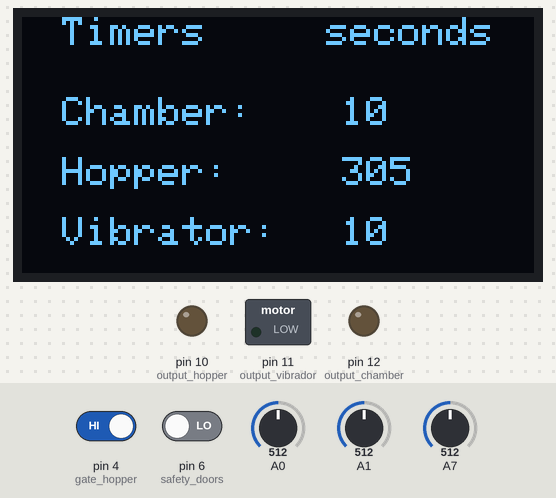
This sketch was run on a simulated Arduino Nano, built with avr-gcc and run on an emulated ATmega328P. Parts: 128×64 one-colour display, switched loads named in the sketch (green lamp = pin HIGH), output pins drawn as LEDs (lit = HIGH). The test bench sets the inputs (shaded band); at power-on: pin 4 (gate_hopper) HIGH, A0 = 512, A1 = 512, A7 = 512, pin 6 (safety_doors) LOW.

Above: at 1.2 s.
1.3 s: pin 4 (gate_hopper) driven LOW
At 1.7 s:
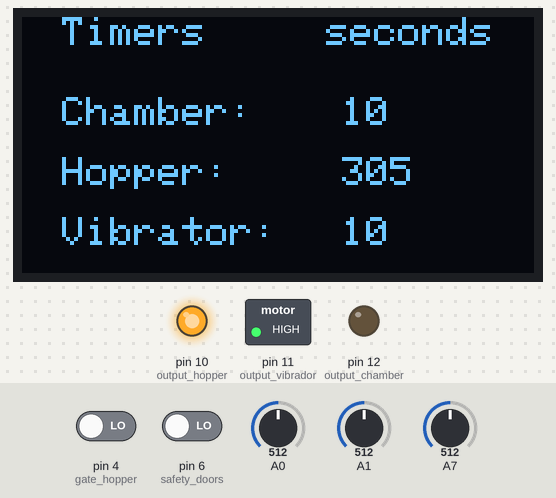
2.8 s: A0 set to 716
4.3 s: A1 set to 716
At 5.5 s:
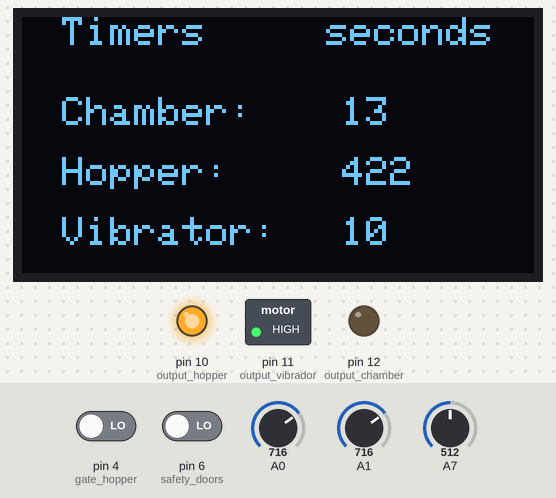
5.8 s: A7 set to 716
7.3 s: A0 set to 900
At 8.5 s:
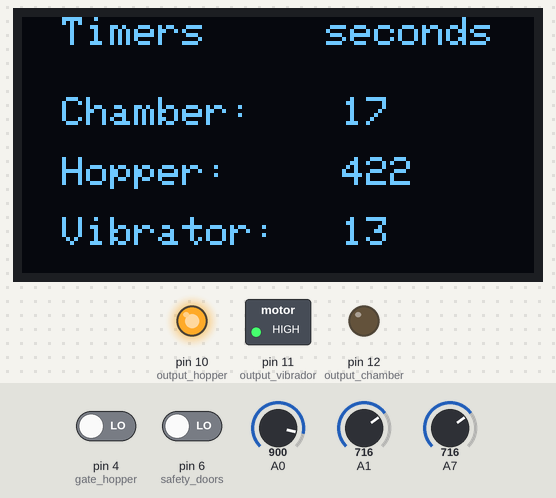
8.8 s: A1 set to 900
At 9.5 s:
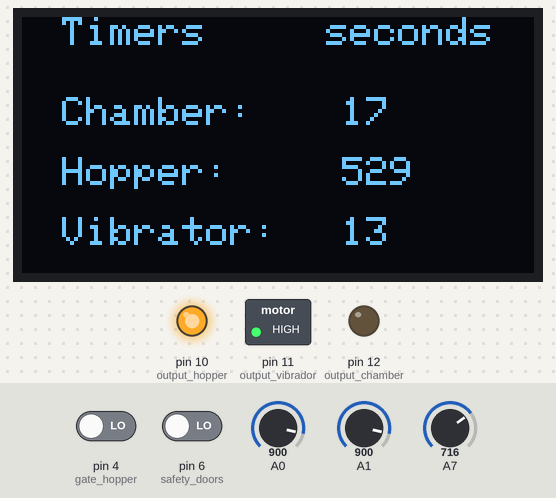
Timing chart, 0 to 11.3 s (numbered marks = the images above; inputs shaded):
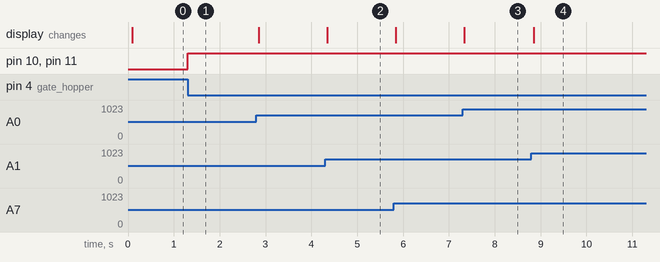

The sketch:

graphite_multihilo4_v3.ino
```cpp
/***********************************************************************************************************************************************
*             Usando mi inspiracion
*             10/19/2020 Michigan domingo por la noche
*             10/22/2020 agregando screen para ver las entradas analogicas de los pots.
*             11/11/20 Agregando funcion de desactivacion cuando puertas a jaula de robot son abiertas.
*************************************************************************************************************************************************/

//            Librerias para screen


#include <SPI.h>
#include <Wire.h>
#include <Adafruit_GFX.h>
#include <Adafruit_SSD1306.h>

#define SCREEN_WIDTH 128 // OLED display width, in pixels
#define SCREEN_HEIGHT 64 // OLED display height, in pixels

// Declaration for an SSD1306 display connected to I2C (SDA, SCL pins)
#define OLED_RESET     -1 //4 Reset pin # (or -1 if sharing Arduino reset pin)
Adafruit_SSD1306 display(SCREEN_WIDTH, SCREEN_HEIGHT, &Wire, OLED_RESET);


//Variables
boolean sensor_hopper;
boolean sensor_chamber;
boolean someDoorOpen=0;// Detector de Puertas en jaula robot
long lectura_pot_ch=0; //Para valores analogos chamber A0
long lectura_pot_h=0; //Para valores analogos hopper  A1
long lectura_pot_v=0; //Para valores analogos vibrador A7


//Configuracion de pines del arduino nano
 const int gate_hopper=4;
 const int level_chamber=5;
 const int safety_doors=6;
 const int output_hopper=10;
 const int output_chamber=12;
 const int output_vibrador=11;

//****** Temporizado de las tareas *********
// chamber
unsigned long tiempo_inicial=0;
unsigned long tiempo_transcurrido=0;
int chamber_bussy=0;
unsigned long timer_chamber=0;//Se actualizara con el valor del pot

 // hopper
unsigned long tiempo_inicial_h=0;
unsigned long tiempo_transcurrido_h=0;
int hopper_bussy=0;
unsigned long timer_hopper=30000; //Se actualizara con el valor del pot


// vibrador
unsigned long tiempo_inicial_v=0;
unsigned long tiempo_transcurrido_v=0;
int vibrator_bussy=0;
long timerv_on=1000; //Tiempo en estado on,modificable atraves de analogica 7
const long timerv_off=2000;//tiempo en estado off


//==============Declarando prototipo de funciones ======================
void ReadPot();
void Hopper_on();
void Hopper_off();
void Chamber_on();
void Chamber_off();
void Vibrator_on();
void Vibrator_off();
void pantalla();
void manejador_de_tareas();

//===================================================================================================================================
void setup(){
//Serial.begin(9600);
/*================================================================*/

pinMode(safety_doors,INPUT);//puertas de entrada a jaula robot
pinMode(gate_hopper,INPUT);
pinMode(output_hopper,OUTPUT);
digitalWrite(output_hopper,LOW);

pinMode(level_chamber,INPUT);
pinMode(output_chamber,OUTPUT);
digitalWrite(output_chamber,LOW);

pinMode(output_vibrador,OUTPUT);
digitalWrite(output_vibrador,LOW);
//=====================================S C R E E N  128 X 64  ========================================================
 // SSD1306_SWITCHCAPVCC = generate display voltage from 3.3V internally
display.begin(SSD1306_SWITCHCAPVCC, 0x3C);//I changed to 0x3C... Address 0x3D for 128x64
// Clear the buffer
display.clearDisplay();
//Usando Texto
display.setTextSize(1.8);
display.setTextColor(WHITE);

display.setCursor(0,0);
display.clearDisplay();
display.setCursor(10,0);//(columna,renglon)
display.println("Timers     seconds");
display.display();

display.setTextSize(1.6);
display.setCursor(10,20);
display.println("Chamber:");

display.setCursor(10,35);
display.println("Hopper:");

display.setCursor(10,50);
display.println("Vibrator:");

}

//=====================================================================================================================================

void loop(){

 manejador_de_tareas();

}

//=====================================================================================================================================

/* ========                                              F U N S I O N E S Y P R O C E S O S                   ===================== */


void Hopper_on(){
/* Is being used an opto isolator EL718 so when the sensor is high=input on opto
, the output at transistor is lower= sensor_hopper*/
sensor_hopper=digitalRead(gate_hopper);
    if (!sensor_hopper){

            digitalWrite(output_hopper,HIGH);

            hopper_bussy=1;//Establecer indicador de ocupado
            tiempo_inicial_h=millis();//Anotar tiempo de inicio
            Vibrador_on();


   }


}


void Hopper_off(){


  digitalWrite(output_hopper,LOW);
   hopper_bussy=0;

}

//=====================================================================================================================================

void Chamber_on(){

      someDoorOpen=digitalRead(safety_doors);
      if (someDoorOpen) {// Si las puertas estan cerradas =1
        sensor_chamber=digitalRead(level_chamber);

          /* The sensor on mix head is off when it detect lower level on graphite */
        /* it is being used opto isolator E817 so when sensor is off ,the output at transistor is on */

                     if (sensor_chamber){

                             digitalWrite(output_chamber,HIGH);

                             chamber_bussy=1;
                             tiempo_inicial=millis();

                    }
      }


}


void Chamber_off(){

  //Despues del temporizado
  digitalWrite(output_chamber,LOW);

  chamber_bussy=0;


  }

//=====================================================================================================================================

  void Vibrador_on(){
     digitalWrite(output_vibrador,HIGH);

    vibrator_bussy=1;
    tiempo_inicial_v=millis();


    }


  void Vibrador_off(){

   digitalWrite(output_vibrador,LOW);

  vibrator_bussy=0;
  tiempo_inicial_v=millis();
    }
/********************************************************************************************************************/

void manejador_de_tareas(){

  //Iniciar tareas
  ReadPot();
  Chamber_on();
  Hopper_on();
  pantalla();
  //================ CONTROL DE TIEMPOS  =========*  =========

  /*   PARA CHAMBER */
  switch (chamber_bussy){

    case 0:

    break;

    case 1://La camara se esta llenando


    tiempo_transcurrido= millis()-tiempo_inicial;

    if(tiempo_transcurrido>=timer_chamber){

        Chamber_off();

      }

    break;

    }
 //===========================================================

 /*   PARA HOPPER */
  switch (hopper_bussy){

    case 0:
    //No esta en funcion
    break;

    case 1://La Tolva se esta llenando

    tiempo_transcurrido_h= millis()-tiempo_inicial_h;
    if(tiempo_transcurrido_h>=timer_hopper){

        Hopper_off();

      }else{
        //Checar si se apago el vibrador para encenderlo nuevamente
         tiempo_transcurrido_v=millis()-tiempo_inicial_v;
        if(vibrator_bussy==0 && tiempo_transcurrido_v>=timerv_off){Vibrador_on();}

        }

    break;

    }
  //===========================================================

  /*   PARA VIBRADOR */
  switch (vibrator_bussy){

    case 0:

    break;

    case 1://vibrador funcionando

    tiempo_transcurrido_v= millis()-tiempo_inicial_v;

    if(tiempo_transcurrido_v>=timerv_on){

        Vibrador_off();

      }

    break;

    }


  }


//=====================================================================================================================================


void pantalla(){


 //display.clearDisplay(); //borra los titulos
  display.setTextSize(1.6);
  display.setCursor(80,20);
  //Para evitar el amontonamiento de pixeles
  display.setTextColor(WHITE,BLACK);//puede resivir dos parametros:color de letra,fondo
  display.println( String(lectura_pot_ch));


  display.setCursor(80,35);
  display.setTextColor(WHITE,BLACK);//
  display.println(String(lectura_pot_h));


  display.setCursor(80,50);
  display.setTextColor(WHITE,BLACK);//
  display.println(String(lectura_pot_v));
  display.display();

    }

 //==============================================================================================
void ReadPot(){

  lectura_pot_ch=map(analogRead(A0),0,1023,0,20);//Reed  analogic input A0 ,time on miliseconds,
  timer_chamber=1000*lectura_pot_ch;  //now time is in seconds,maximum is 20 seconds


  lectura_pot_h=map(analogRead(A1),0,1023,10,600);//Leer entrada analogica A1 hopper
  timer_hopper=1000*lectura_pot_h;//maximum 6 minutes.

  //Vibrador
 lectura_pot_v=map(analogRead(A7),0,1023,0,20);//Leer entrada analogica A7
 timerv_on=1000* lectura_pot_v;

  }
```

Measured:
- after the input at 1.3 s, pin 10 (output_hopper), pin 11 (output_vibrador): LOW → HIGH at once
- after the input at 4.3 s, the display: changes at once (image 2)
- after the input at 7.3 s, the display: changes at once (image 3)
- after the input at 8.8 s, the display: changes after 0.05 s (image 4)
